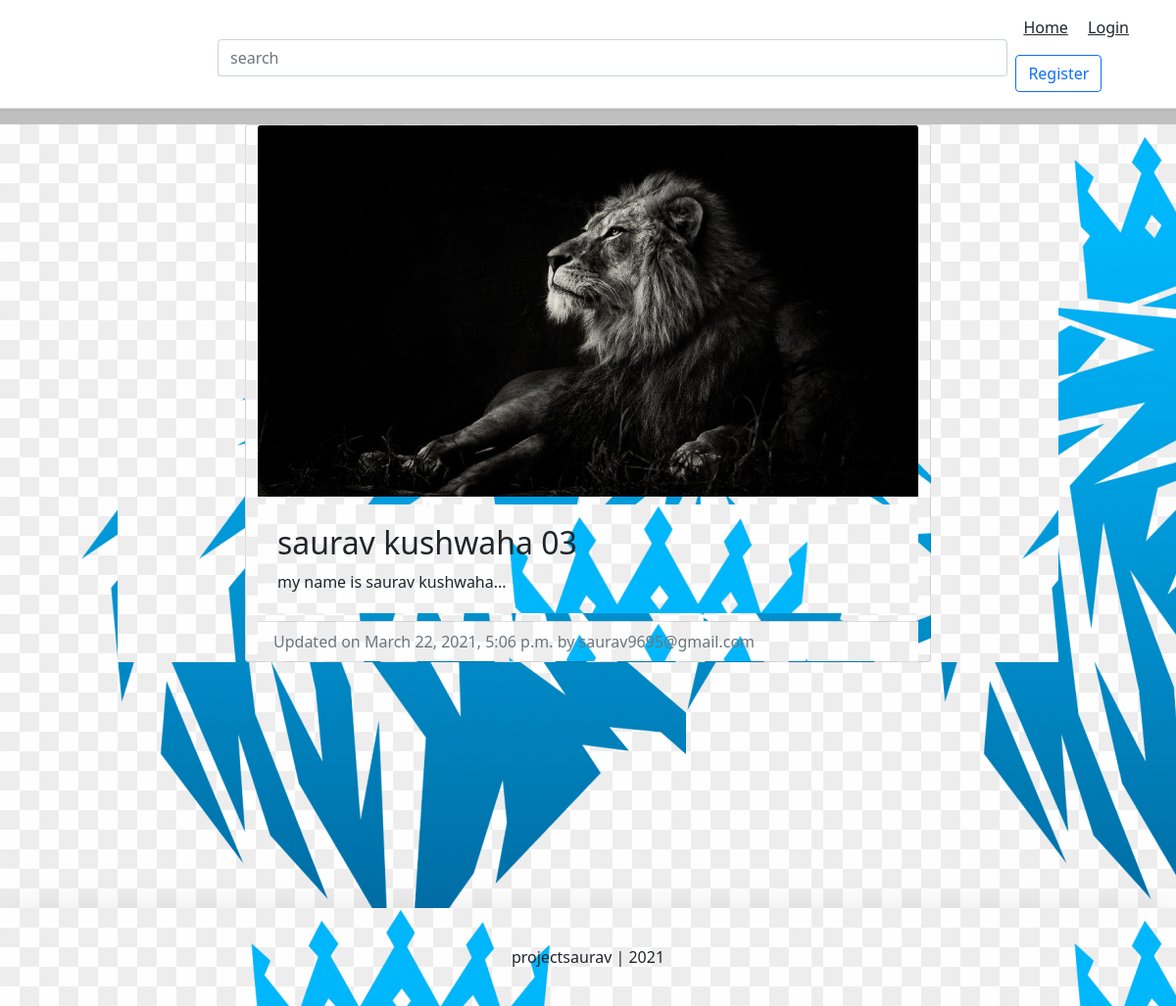
/blog/saurav-kushwaha-second-blog/, run on the app's committed database.
### blog/models.py (models this page shows, shortened)
class BlogPost(models.Model):
	title					=models.CharField(max_length=50, null=False, blank=False)
	body					=models.TextField(max_length=5000, null=False, blank=False)
	image					=models.ImageField(upload_to=upload_location, null=False, blank=False)
	date_published			=models.DateTimeField(auto_now_add=True, verbose_name="date published")
	date_updated			=models.DateTimeField(auto_now=True, verbose_name="date updated")
	author 					=models.ForeignKey(settings.AUTH_USER_MODEL, on_delete=models.CASCADE)
	slug 					=models.SlugField(blank=True, unique=True)

### account/models.py (models this page shows, shortened)
class Account(AbstractBaseUser):
	email					=models.EmailField(verbose_name="email", max_length=60, unique=True)
	username				=models.CharField(max_length=30, unique=True)
	date_joined				=models.DateTimeField(verbose_name='date_joined', auto_now_add=True)
	last_login				=models.DateTimeField(verbose_name='last_login', auto_now=True)
	is_admin				=models.BooleanField(default=False)
	is_active				=models.BooleanField(default=True)
	is_staff				=models.BooleanField(default=False)
	is_superuser			=models.BooleanField(default=False)
	USERNAME_FIELD ='email'
	REQUIRED_FIELDS =['username',]
	objects = MyAccountManager()
	def __str__(self):
		return self.email

### blog/views.py (the view)
# urls.py: path('<slug>/', detail_blog_view, name="detail"),
def detail_blog_view(request, slug):
	context = {}
	blog_post = get_object_or_404(BlogPost, slug=slug)
	context['blog_post'] = blog_post
	return render(request, 'blog/detail_blog.html', context)

### blog/templates/blog/detail_blog.html (shortened to what this page needs)
{% extends 'base.html' %}
{% block content %}
<div class="container">
	<div class="row">
		<div class="card m-auto">
			<img class="card-img-top" src="{{blog_post.image.url}}">
			<div class="card-body mt-2 mb-2">
			  <h2 class="card-title">{{blog_post.title}}</h2>
			  <p class="card-text">{{blog_post.body|safe}}</p>
			</div>
			<div class="card-footer text-muted">
			  Updated on {{blog_post.date_updated}} by {{blog_post.author}}
			</div>
		</div>
	</div>
</div>
{% endblock content %}

### templates/snippets/header.html (style rules this page uses)
html { font-size: 14px; }
@media (min-width: 768px) { html { font-size: 16px; } }
.container { max-width: 960px; }

### templates/snippets/base_css.html (style rules this page uses)
body { background-color: #c0c0c0; }
div { background-image: url('sau.png'); }

### blog/templates/blog/detail_blog.html (style rules this page uses)
.card { max-width: 700px; }
.card-body { padding: 20px; }

### data on the page
BlogPost: image (picture), title "saurav kushwaha 03", body "my name is saurav kushwaha...", date_updated "March 22, 2021, 5:06 p.m.", author "saurav9695@gmail.com"
